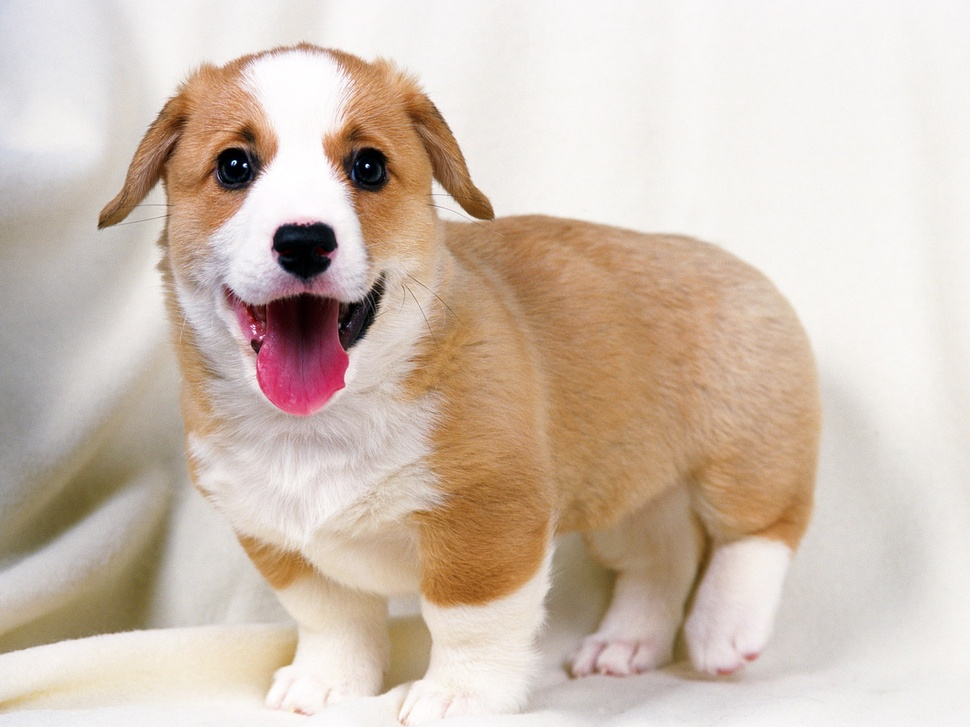
#> input picture dog.jpg, 970 x 727 px, shrunk from 1600 x 1200 before the run
$ python flip.py
#> lines starting #> are read from the running program, lines starting #| are printed output that depends on the picture
import cv2
import numpy as np

#图像翻转
dog = cv2.imread('./dog.jpg')
#> dog is the input picture: shape (727, 970, 3); mean B, G, R 178.8, 192.2, 208.6
new = cv2.flip(dog , 0)
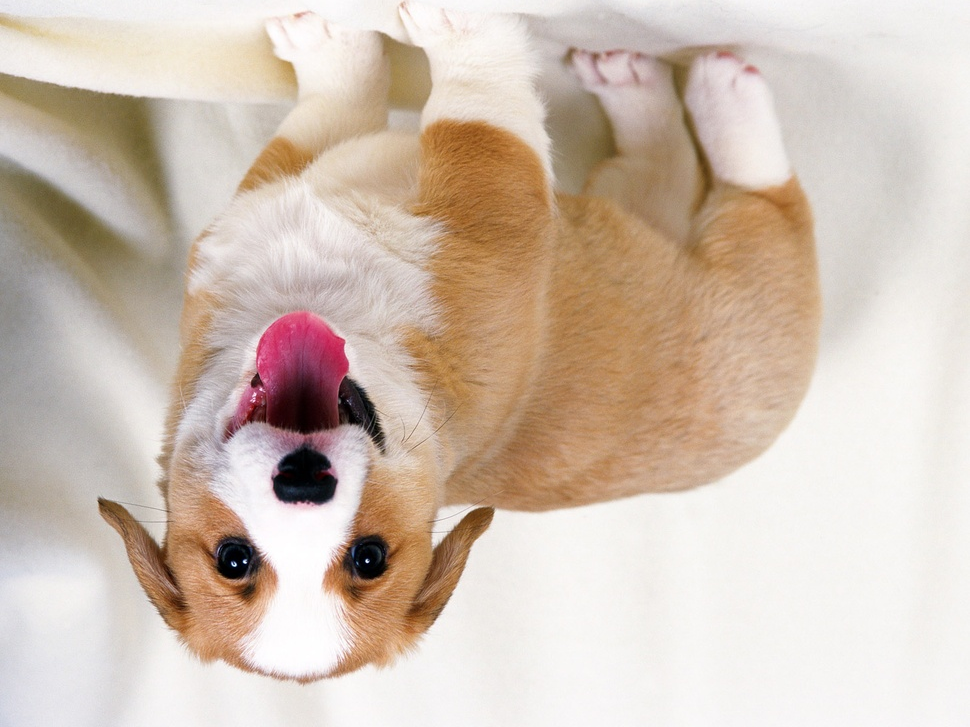
#> new: shape (727, 970, 3); mean B, G, R 178.8, 192.2, 208.6
new1 = cv2.flip(dog, 1)
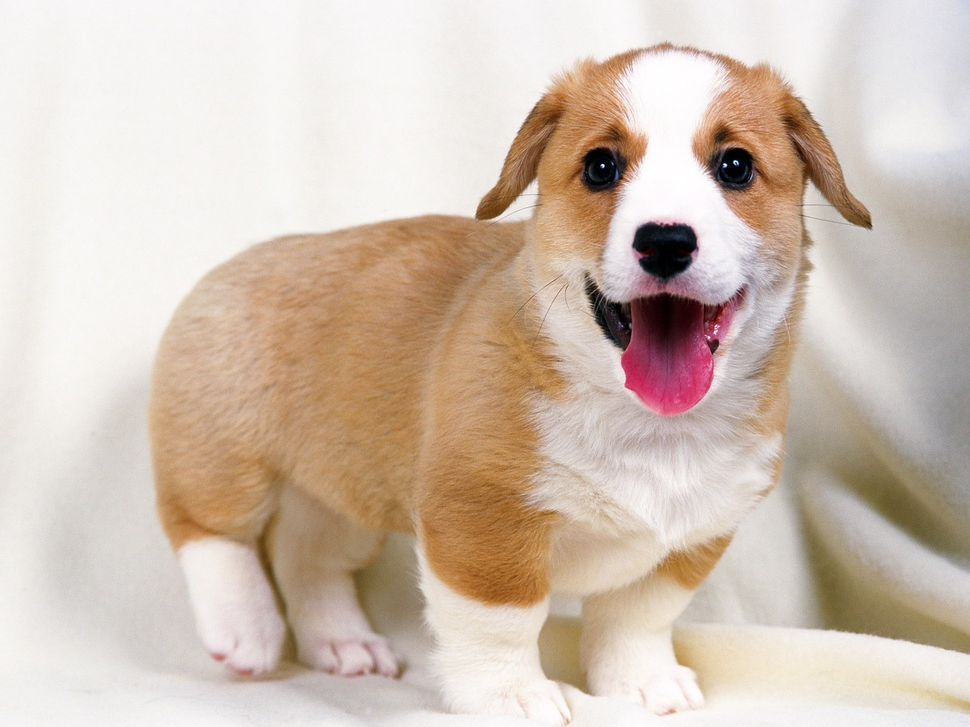
#> new1: shape (727, 970, 3); mean B, G, R 178.8, 192.2, 208.6

cv2.imshow('dog', dog)
cv2.imshow('new1', new1)
cv2.waitKey(0)

$ run again, with cat1.jpg copied over dog.jpg
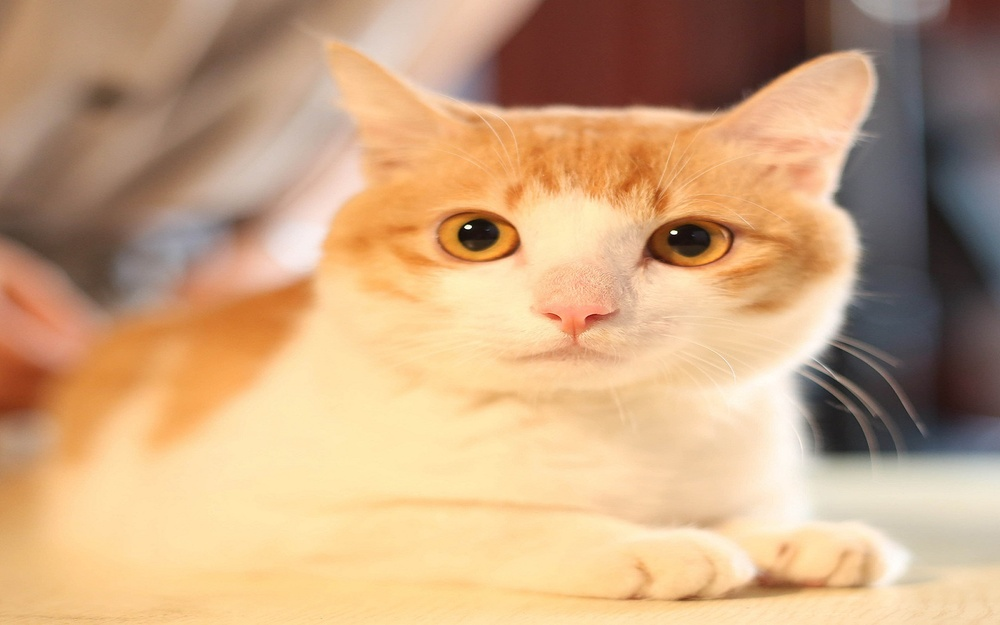
#> input picture cat1.jpg, 1000 x 625 px, shrunk from 1680 x 1050 before the run
#> dog is the input picture: shape (625, 1000, 3); mean B, G, R 127.9, 165.1, 202.3
#> `new = cv2.flip(dog , 0)`:
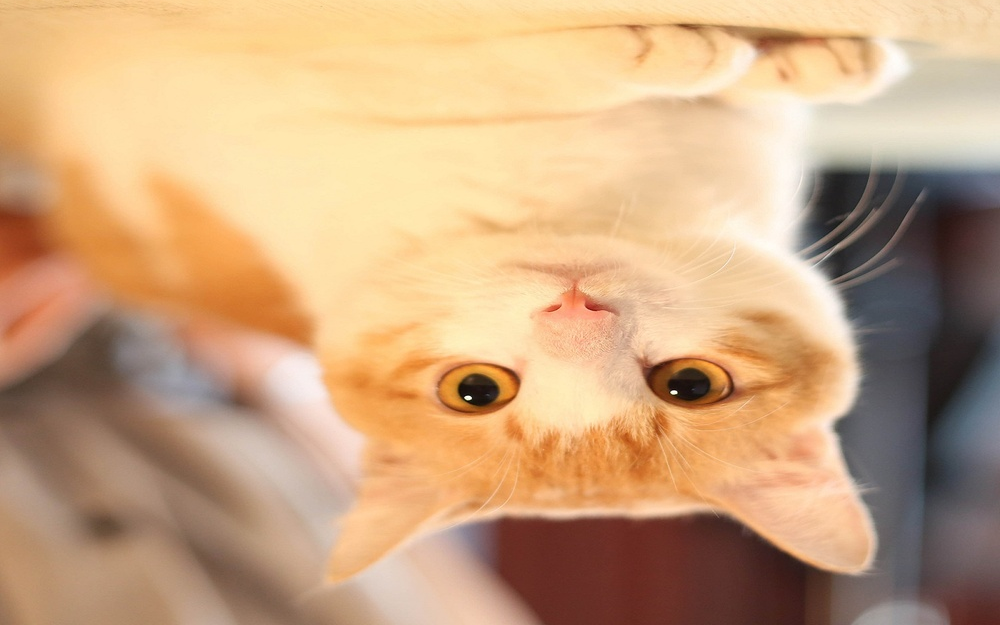
#> new: shape (625, 1000, 3); mean B, G, R 127.9, 165.1, 202.3
#> `new1 = cv2.flip(dog, 1)`:
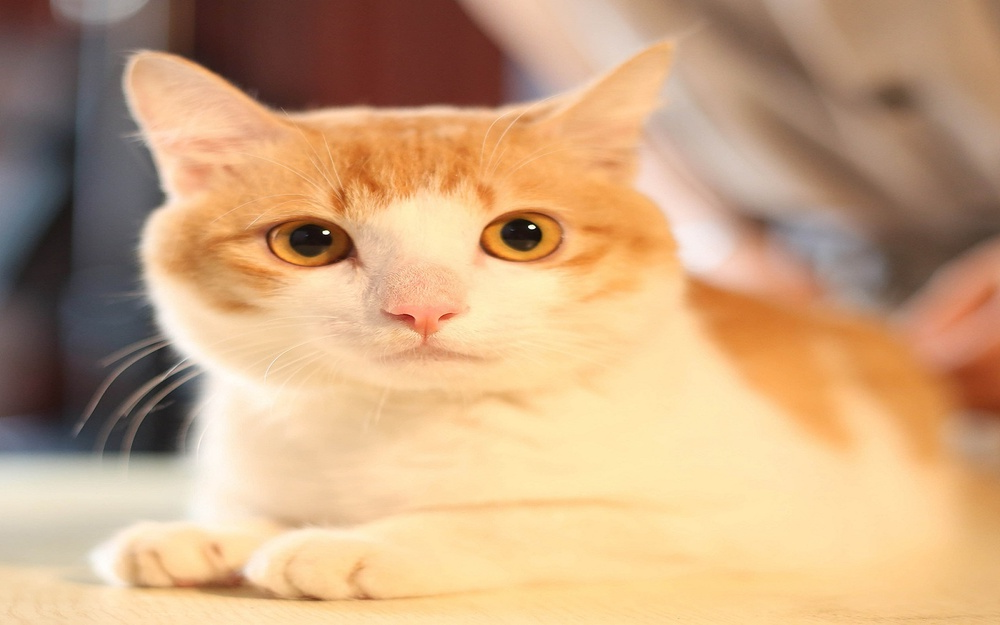
#> new1: shape (625, 1000, 3); mean B, G, R 127.9, 165.1, 202.3
